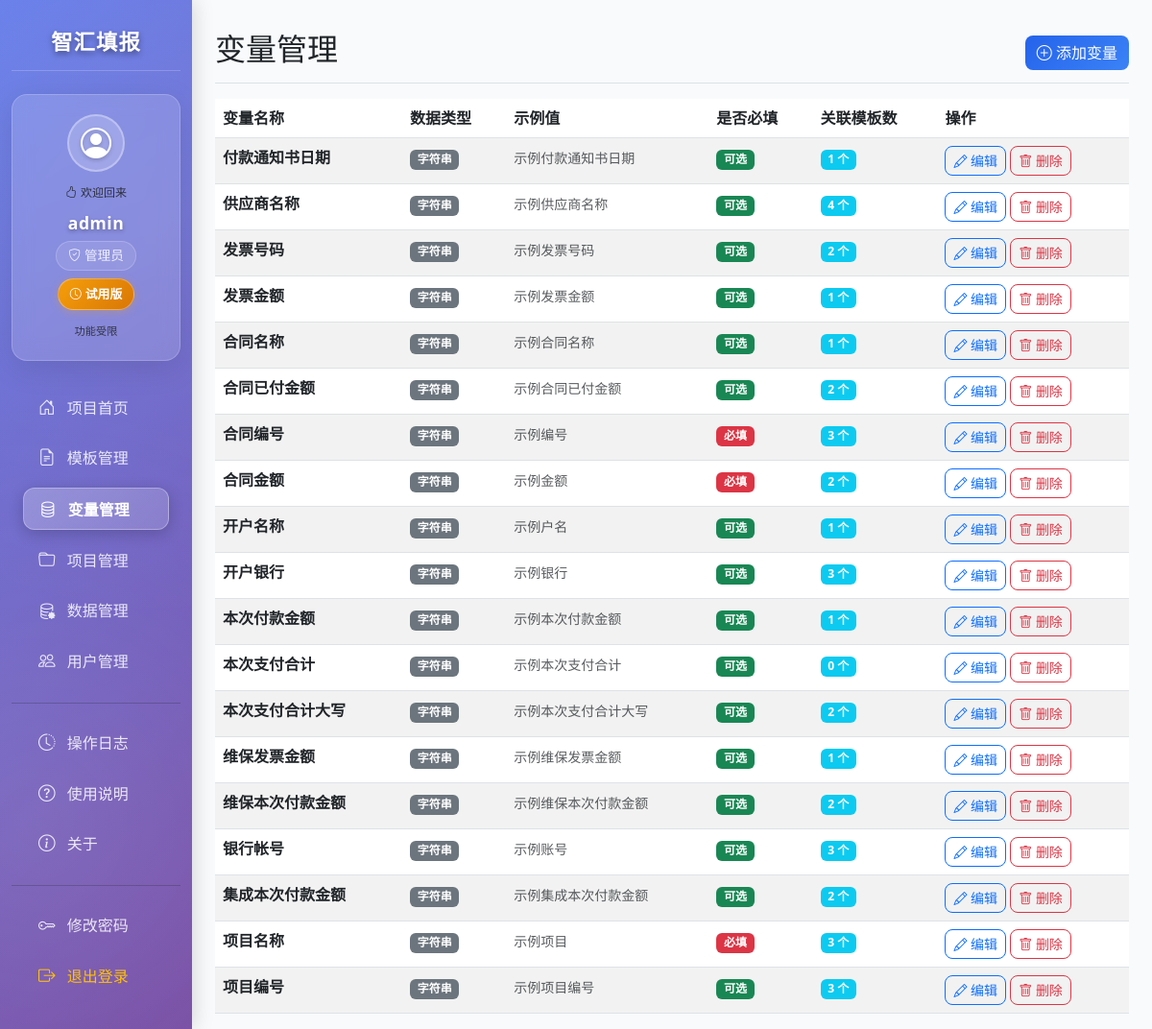
/variables (signed in), run on the app's committed database.
### tables this page shows
CREATE TABLE variables (
            id INTEGER PRIMARY KEY AUTOINCREMENT,
            name TEXT UNIQUE NOT NULL,
            data_type TEXT NOT NULL,
            example_value TEXT,
            is_required BOOLEAN DEFAULT 0,
            description TEXT,
            created_at TIMESTAMP DEFAULT CURRENT_TIMESTAMP
        );

### app.py (the view)
@app.route('/variables')
@login_required
@permission_required('view_variables')
def variables():
    conn = get_db_connection()
    cursor = conn.cursor()
    cursor.execute('''
        SELECT v.id, v.name, v.data_type, v.example_value, v.is_required,
               COUNT(tv.template_id) as template_count
        FROM variables v
        LEFT JOIN template_variables tv ON v.name = tv.variable_name
        WHERE v.name NOT IN ('填报项目名称', '备注说明')
        GROUP BY v.id
        ORDER BY v.name
    ''')
    variables = cursor.fetchall()
    conn.close()
    return render_template('variables.html', variables=variables)

### app.py (called while the page is built, shortened)
def get_db_connection():
    db_path = os.path.join(app_path, 'system.db')
    return sqlite3.connect(db_path)

@app.context_processor
def inject_activation_status():
    if 'user_id' in session:
        activation_status = check_user_activation()
    else:
        activation_status = {'activated': False}
    return {'activation_status': activation_status}

def check_user_activation(user_id=None):
    if user_id is None:
        user_id = session.get('user_id')
    if not user_id:
        return {'activated': False}
    conn = get_db_connection()
    cursor = conn.cursor()
    try:
        cursor.execute('''
            SELECT activation_code, activation_expire_date, activation_user_info, is_user_activated
            FROM users
            WHERE id = ?
        ''', (user_id,))
        result = cursor.fetchone()
        if result:
            activation_code, expire_date, user_info, is_activated = result
        return {'activated': False}
    except Exception as e:
        return {'activated': False, 'error': str(e)}
    finally:
        conn.close()

### auth.py (called while the page is built)
def login_required(f):
    @wraps(f)
    def decorated_function(*args, **kwargs):
        if 'user_id' not in session:
            if request.is_json:
                return jsonify({'error': '请先登录'}), 401
            flash('请先登录', 'warning')
            return redirect(url_for('login'))
        return f(*args, **kwargs)
    return decorated_function

def permission_required(permission):
    def decorator(f):
        @wraps(f)
        def decorated_function(*args, **kwargs):
            if 'user_id' not in session:
                if request.is_json:
                    return jsonify({'error': '请先登录'}), 401
                flash('请先登录', 'warning')
                return redirect(url_for('login'))
            user_manager = UserManager()
            permissions = user_manager.get_user_permissions(session['user_id'])
            if permission not in permissions:
                if request.is_json:
                    return jsonify({'error': '权限不足'}), 403
                flash('权限不足', 'error')
                return redirect(url_for('index'))
            return f(*args, **kwargs)
        return decorated_function
    return decorator

### templates/variables.html (shortened to what this page needs)
{% extends "base.html" %}
{% block content %}
<div class="d-flex justify-content-between flex-wrap flex-md-nowrap align-items-center pt-3 pb-2 mb-3 border-bottom">
    <h1 class="h2">变量管理</h1>
    <div class="btn-toolbar mb-2 mb-md-0">
        <button type="button" class="btn btn-primary" onclick="addVariable()">
            <i class="bi bi-plus-circle"></i> 添加变量
        </button>
    </div>
</div>
<div class="table-responsive">
    <table class="table table-striped table-hover">
        <thead>
            <tr>
                <th>变量名称</th>
                <th>数据类型</th>
                <th>示例值</th>
                <th>是否必填</th>
                <th>关联模板数</th>
                <th>操作</th>
            </tr>
        </thead>
        <tbody>
            {% if variables %}
                {% for variable in variables %}
                <tr>
                    <td><strong>{{ variable[1] }}</strong></td>
                    <td>
                        <span class="badge bg-secondary">{{ variable[2] }}</span>
                    </td>
                    <td>
                        <small class="text-muted">{{ variable[3] or '无示例' }}</small>
                    </td>
                    <td>
                        {% if variable[4] %}
                            <span class="badge bg-danger">必填</span>
                        {% else %}
                            <span class="badge bg-success">可选</span>
                        {% endif %}
                    </td>
                    <td>
                        <span class="badge bg-info">{{ variable[5] }} 个</span>
                    </td>
                    <td>
                        <button class="btn btn-outline-primary btn-sm" onclick="editVariable({{ variable[0] }})">
                            <i class="bi bi-pencil"></i> 编辑
                        </button>
                        <button class="btn btn-outline-danger btn-sm" onclick="deleteVariable({{ variable[0] }})">
                            <i class="bi bi-trash"></i> 删除
                        </button>
                    </td>
                </tr>
                {% endfor %}
            {% endif %}
        </tbody>
    </table>
</div>
{% endblock %}

### templates/base.html (style rules this page uses)
:root { --primary-color: #2563eb; --secondary-color: #64748b; --success-color: #059669; --warning-color: #d97706; --danger-color: #dc2626; --sidebar-bg: linear-gradient(135deg, #667eea 0%, #764ba2 100%); --card-shadow: 0 4px 6px -1px rgba(0, 0, 0, 0.1), 0 2px 4px -1px rgba(0, 0, 0, 0.06); }
body { font-family: 'Segoe UI', Tahoma, Geneva, Verdana, sans-serif; background-color: #f8fafc; }
.btn { border-radius: 8px; font-weight: 500; transition: all 0.3s ease; }
.btn-primary { background: linear-gradient(135deg, var(--primary-color) 0%, #3b82f6 100%); border: none; }

### data on the page
variables: name "付款通知书日期", data_type "字符串", example_value "示例付款通知书日期", is_required "可选", variable "1"
variables: name "供应商名称", data_type "字符串", example_value "示例供应商名称", is_required "可选", variable "4"
variables: name "发票号码", data_type "字符串", example_value "示例发票号码", is_required "可选", variable "2"
variables: name "发票金额", data_type "字符串", example_value "示例发票金额", is_required "可选", variable "1"
variables: name "合同名称", data_type "字符串", example_value "示例合同名称", is_required "可选", variable "1"
variables: name "合同已付金额", data_type "字符串", example_value "示例合同已付金额", is_required "可选", variable "2"
variables: name "合同编号", data_type "字符串", example_value "示例编号", is_required "必填", id "3"
variables: name "合同金额", data_type "字符串", example_value "示例金额", is_required "必填", variable "2"
variables: name "开户名称", data_type "字符串", example_value "示例户名", is_required "可选", variable "1"
variables: name "开户银行", data_type "字符串", example_value "示例银行", is_required "可选", variable "3"
variables: name "本次付款金额", data_type "字符串", example_value "示例本次付款金额", is_required "可选", variable "1"
variables: name "本次支付合计", data_type "字符串", example_value "示例本次支付合计", shows "可选", is_required "0"
variables: name "本次支付合计大写", data_type "字符串", example_value "示例本次支付合计大写", is_required "可选", variable "2"
variables: name "维保发票金额", data_type "字符串", example_value "示例维保发票金额", is_required "可选", variable "1"
variables: name "维保本次付款金额", data_type "字符串", example_value "示例维保本次付款金额", is_required "可选", variable "2"
variables: name "银行帐号", data_type "字符串", example_value "示例账号", is_required "可选", variable "3"
variables: name "集成本次付款金额", data_type "字符串", example_value "示例集成本次付款金额", is_required "可选", variable "2"
variables: name "项目名称", data_type "字符串", example_value "示例项目", is_required "必填", variable "3"
variables: name "项目编号", data_type "字符串", example_value "示例项目编号", is_required "可选", variable "3"

### other printed values
{{ session.username }} "admin"
{{ session.role_name or '普通用户' }} "管理员"
